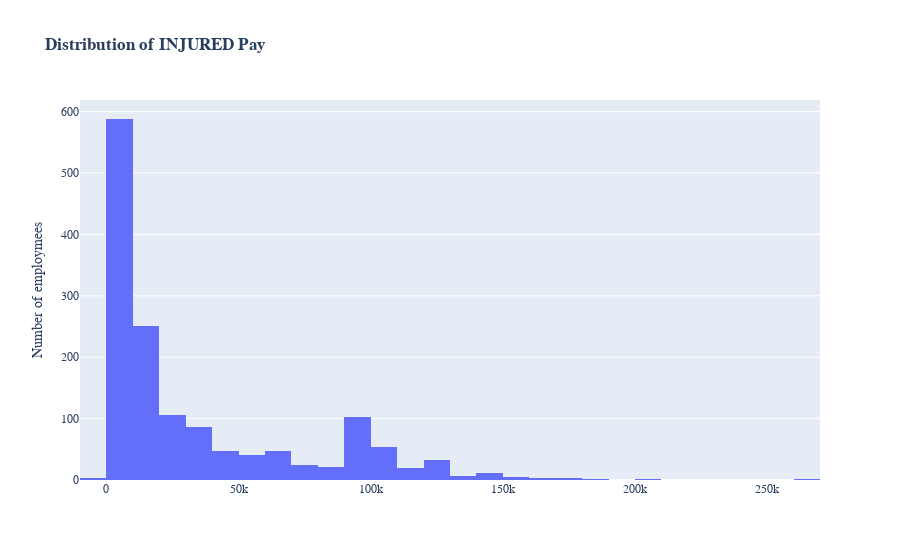

The cell this chart's notebook holds for it:
### Code cell
# use plotly to do the thing in above cell
import plotly.express as px
# change the color of bars to #0055aa

fig.update_traces(marker_color='#0055aa')

# make the background transparent in white
fig.update_layout(plot_bgcolor='rgba(0,0,0,0)')
fig = px.histogram(df, x="INJURED", nbins=30, title='<b>Distribution of INJURED Pay</b>')
fig.update_layout(font_family="GT America Bold")
# change the frount of thing other than title to GT-America-Standard-regular
fig.update_xaxes(showgrid=False, gridwidth=0.5, gridcolor='LightGray')
# add the kde line

# remove the x and y labels
fig.update_xaxes(title_text='')
fig.update_yaxes(title_text='Number of employmees')


fig.update_layout(font=dict(family="GT America"))

fig.show()

### Figure 1 — Plotly figure (JSON) as saved in the notebook; plotly's stock layout.template omitted (floating-point values rounded to 4 significant figures; data arrays with more than 128 entries replaced by an {"elided": "..."} marker saying what was removed)
{"data": [{"alignmentgroup": "True", "bingroup": "x", "hovertemplate": "INJURED=%{x}<br>count=%{y}<extra></extra>", "legendgroup": "", "marker": {"color": "#636efa", "pattern": {"shape": ""}}, "name": "", "nbinsx": 30, "offsetgroup": "", "orientation": "v", "showlegend": false, "type": "histogram", "x": {"elided": "22552 float values"}, "xaxis": "x", "yaxis": "y"}], "layout": {"barmode": "relative", "font": {"family": "GT America"}, "legend": {"tracegroupgap": 0}, "title": {"text": "<b>Distribution of INJURED Pay</b>"}, "xaxis": {"anchor": "y", "domain": [0, 1], "gridcolor": "LightGray", "gridwidth": 0.5, "showgrid": false, "title": {"text": ""}}, "yaxis": {"anchor": "x", "domain": [0, 1], "title": {"text": "Number of employmees"}}}}
